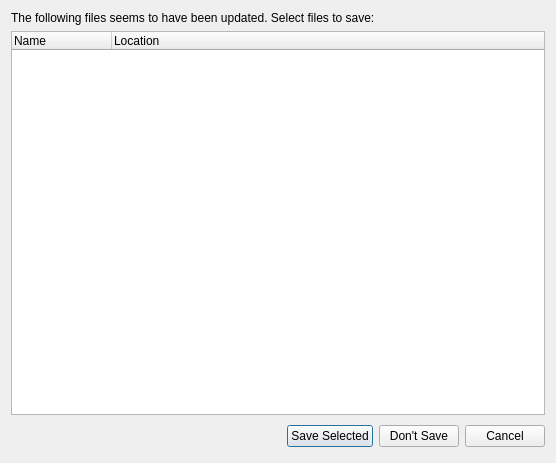
<?xml version="1.0" encoding="UTF-8"?>
<ui version="4.0">
 <class>SaveFilesDialog</class>
 <widget class="QDialog" name="SaveFilesDialog">
  <property name="geometry">
   <rect>
    <x>0</x>
    <y>0</y>
    <width>556</width>
    <height>463</height>
   </rect>
  </property>
  <property name="windowTitle">
   <string>Select Files to Save</string>
  </property>
  <layout class="QVBoxLayout" name="verticalLayout">
   <item>
    <widget class="QLabel" name="label">
     <property name="text">
      <string>The following files seems to have been updated. Select files to save:</string>
     </property>
    </widget>
   </item>
   <item>
    <widget class="QTreeWidget" name="treeWidget">
     <column>
      <property name="text">
       <string>Name</string>
      </property>
     </column>
     <column>
      <property name="text">
       <string>Location</string>
      </property>
     </column>
    </widget>
   </item>
   <item>
    <layout class="QHBoxLayout">
     <property name="spacing">
      <number>6</number>
     </property>
     <property name="leftMargin">
      <number>0</number>
     </property>
     <property name="topMargin">
      <number>0</number>
     </property>
     <property name="rightMargin">
      <number>0</number>
     </property>
     <property name="bottomMargin">
      <number>0</number>
     </property>
     <item>
      <spacer>
       <property name="orientation">
        <enum>Qt::Horizontal</enum>
       </property>
       <property name="sizeHint" stdset="0">
        <size>
         <width>131</width>
         <height>31</height>
        </size>
       </property>
      </spacer>
     </item>
     <item>
      <widget class="QPushButton" name="okButton">
       <property name="text">
        <string>Save Selected</string>
       </property>
       <property name="default">
        <bool>true</bool>
       </property>
      </widget>
     </item>
     <item>
      <widget class="QPushButton" name="dontSaveButton">
       <property name="text">
        <string>Don't Save</string>
       </property>
      </widget>
     </item>
     <item>
      <widget class="QPushButton" name="cancelButton">
       <property name="text">
        <string>Cancel</string>
       </property>
      </widget>
     </item>
    </layout>
   </item>
  </layout>
 </widget>
 <tabstops>
  <tabstop>treeWidget</tabstop>
  <tabstop>okButton</tabstop>
  <tabstop>dontSaveButton</tabstop>
  <tabstop>cancelButton</tabstop>
 </tabstops>
 <resources/>
 <connections>
  <connection>
   <sender>cancelButton</sender>
   <signal>clicked()</signal>
   <receiver>SaveFilesDialog</receiver>
   <slot>reject()</slot>
   <hints>
    <hint type="sourcelabel">
     <x>369</x>
     <y>253</y>
    </hint>
    <hint type="destinationlabel">
     <x>179</x>
     <y>282</y>
    </hint>
   </hints>
  </connection>
 </connections>
</ui>
